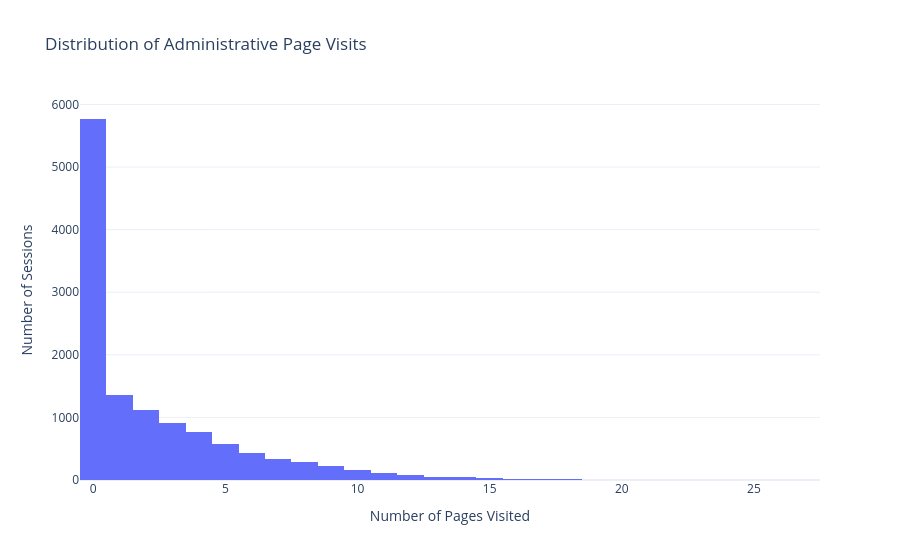
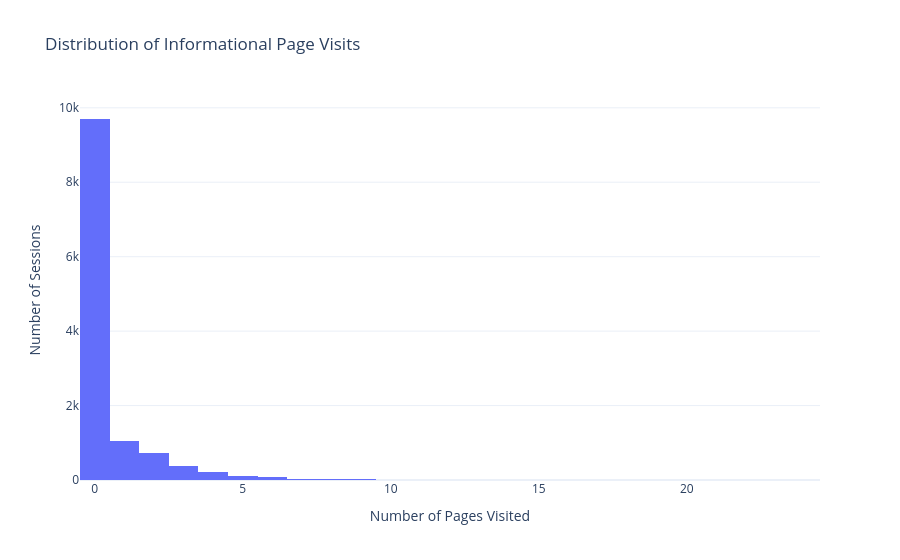
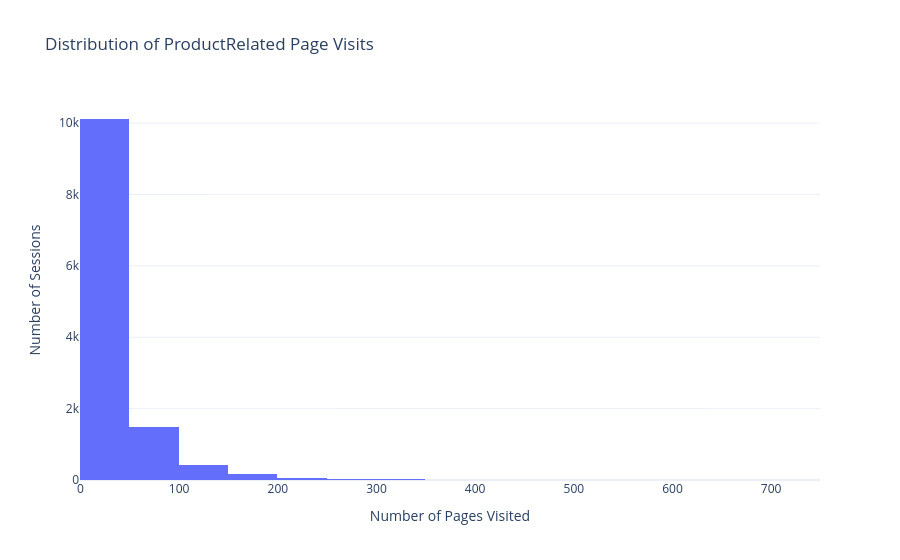

Here is the notebook cell these charts were saved with, in order:
### Markdown cell above
#### Univariate Analysis
Numerical Variables

### Code cell
#### Distribution of Page Visits

page_visit_columns = [
    'Administrative',
    'Informational',
    'ProductRelated'
]

for col in page_visit_columns:

    fig = px.histogram(
        df,
        x=col,
        nbins=30,
        title=f'Distribution of {col} Page Visits',
        labels={
            col: 'Number of Pages Visited',
            'count': 'Number of Sessions'
        }
    )

    fig.update_layout(
        template='plotly_white',
        xaxis_title='Number of Pages Visited',
        yaxis_title='Number of Sessions'
    )

    fig.show()

### Figure 1 — Plotly figure (JSON) as saved in the notebook; plotly's stock layout.template omitted (floating-point values rounded to 4 significant figures; data arrays with more than 128 entries replaced by an {"elided": "..."} marker saying what was removed)
{"data": [{"bingroup": "x", "hovertemplate": "Number of Pages Visited=%{x}<br>count=%{y}<extra></extra>", "legendgroup": "", "marker": {"color": "#636efa", "pattern": {"shape": ""}}, "name": "", "nbinsx": 30, "orientation": "v", "showlegend": false, "type": "histogram", "x": {"elided": "12330 int values"}, "xaxis": "x", "yaxis": "y"}], "layout": {"barmode": "relative", "legend": {"tracegroupgap": 0}, "title": {"text": "Distribution of Administrative Page Visits"}, "xaxis": {"anchor": "y", "domain": [0, 1], "title": {"text": "Number of Pages Visited"}}, "yaxis": {"anchor": "x", "domain": [0, 1], "title": {"text": "Number of Sessions"}}}}

### Figure 2 — Plotly figure (JSON) as saved in the notebook; plotly's stock layout.template omitted (floating-point values rounded to 4 significant figures; data arrays with more than 128 entries replaced by an {"elided": "..."} marker saying what was removed)
{"data": [{"bingroup": "x", "hovertemplate": "Number of Pages Visited=%{x}<br>count=%{y}<extra></extra>", "legendgroup": "", "marker": {"color": "#636efa", "pattern": {"shape": ""}}, "name": "", "nbinsx": 30, "orientation": "v", "showlegend": false, "type": "histogram", "x": {"elided": "12330 int values"}, "xaxis": "x", "yaxis": "y"}], "layout": {"barmode": "relative", "legend": {"tracegroupgap": 0}, "title": {"text": "Distribution of Informational Page Visits"}, "xaxis": {"anchor": "y", "domain": [0, 1], "title": {"text": "Number of Pages Visited"}}, "yaxis": {"anchor": "x", "domain": [0, 1], "title": {"text": "Number of Sessions"}}}}

### Figure 3 — Plotly figure (JSON) as saved in the notebook; plotly's stock layout.template omitted (floating-point values rounded to 4 significant figures; data arrays with more than 128 entries replaced by an {"elided": "..."} marker saying what was removed)
{"data": [{"bingroup": "x", "hovertemplate": "Number of Pages Visited=%{x}<br>count=%{y}<extra></extra>", "legendgroup": "", "marker": {"color": "#636efa", "pattern": {"shape": ""}}, "name": "", "nbinsx": 30, "orientation": "v", "showlegend": false, "type": "histogram", "x": {"elided": "12330 int values"}, "xaxis": "x", "yaxis": "y"}], "layout": {"barmode": "relative", "legend": {"tracegroupgap": 0}, "title": {"text": "Distribution of ProductRelated Page Visits"}, "xaxis": {"anchor": "y", "domain": [0, 1], "title": {"text": "Number of Pages Visited"}}, "yaxis": {"anchor": "x", "domain": [0, 1], "title": {"text": "Number of Sessions"}}}}
